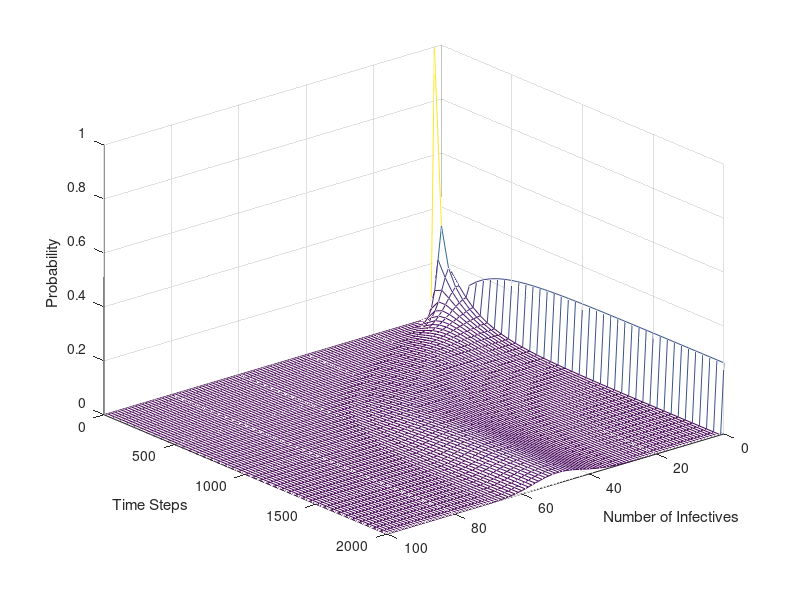

MATLAB code for this plot:
% Discrete Time Markov Chain
% SIS Epidemic Model
% Transition Matrix and Graph of Probability Distribution
close all; clear all; clc
% set(gca,'FontSize',18);
% set(0,'DefaultAxesFontSize',18);
time=2000;
dtt=0.01; % Time step
beta=1*dtt;
b=0.25*dtt;
gama=0.25*dtt;
N=100; % Total population size
en=50; % plot every enth time interval
T=zeros(N+1,N+1); % T is the transition matrix, defined below
v=linspace(0,N,N+1);
p=zeros(time+1,N+1);
p(1,3)=1; % Two individuals initially infected.
bt=beta*v.*(N-v)/N;
dt=(b+gama)*v;
for i=2:N % Define the transition matrix
    T(i,i)=1-bt(i)-dt(i); % diagonal entries
    T(i,i+1)=dt(i+1); % superdiagonal entries
    T(i+1,i)=bt(i); % subdiagonal entries
end
T(1,1)=1;
T(1,2)=dt(2);
T(N+1,N+1)=1-dt(N+1);
for t=1:time
    y=T*p(t,:)';
    p(t+1,:)=y';
end
pm(1,:)=p(1,:);
for t=1:time/en
    pm(t+1,:)=p(en*t,:);
end
ti=linspace(0,time,time/en+1);
st=linspace(0,N,N+1);
mesh(st,ti,pm);
xlabel('Number of Infectives');
ylabel('Time Steps');
zlabel('Probability');
view(140,30);
axis([0,N,0,time,0,1]);